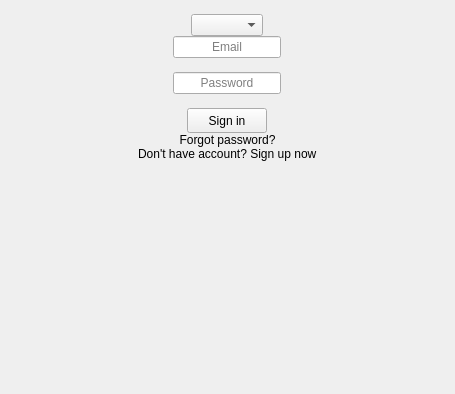
<?xml version="1.0" encoding="UTF-8"?>
<ui version="4.0">
 <class>SignInScreen</class>
 <widget class="QWidget" name="SignInScreen">
  <property name="geometry">
   <rect>
    <x>0</x>
    <y>0</y>
    <width>455</width>
    <height>394</height>
   </rect>
  </property>
  <property name="windowTitle">
   <string>Form</string>
  </property>
  <layout class="QVBoxLayout" name="verticalLayout">
   <property name="spacing">
    <number>0</number>
   </property>
   <property name="leftMargin">
    <number>0</number>
   </property>
   <property name="topMargin">
    <number>0</number>
   </property>
   <property name="rightMargin">
    <number>0</number>
   </property>
   <property name="bottomMargin">
    <number>0</number>
   </property>
   <item alignment="Qt::AlignHCenter">
    <widget class="QLabel" name="lblLogo">
     <property name="sizePolicy">
      <sizepolicy hsizetype="Fixed" vsizetype="Fixed">
       <horstretch>0</horstretch>
       <verstretch>0</verstretch>
      </sizepolicy>
     </property>
    </widget>
   </item>
   <item alignment="Qt::AlignHCenter">
    <widget class="ComboBox" name="cbbServer">
     <property name="sizePolicy">
      <sizepolicy hsizetype="Fixed" vsizetype="Fixed">
       <horstretch>0</horstretch>
       <verstretch>0</verstretch>
      </sizepolicy>
     </property>
     <property name="caption" stdset="0">
      <string>Choose server</string>
     </property>
    </widget>
   </item>
   <item>
    <widget class="QWidget" name="wgtEmailTop" native="true"/>
   </item>
   <item alignment="Qt::AlignHCenter">
    <widget class="QLineEdit" name="edtEmail">
     <property name="alignment">
      <set>Qt::AlignCenter</set>
     </property>
     <property name="placeholderText">
      <string>Email</string>
     </property>
    </widget>
   </item>
   <item alignment="Qt::AlignHCenter">
    <widget class="QLabel" name="lblEmailError">
     <property name="sizePolicy">
      <sizepolicy hsizetype="Preferred" vsizetype="Preferred">
       <horstretch>0</horstretch>
       <verstretch>0</verstretch>
      </sizepolicy>
     </property>
     <property name="text">
      <string/>
     </property>
    </widget>
   </item>
   <item>
    <widget class="QWidget" name="wgtPasswordTop" native="true"/>
   </item>
   <item alignment="Qt::AlignHCenter">
    <widget class="QLineEdit" name="edtPassword">
     <property name="echoMode">
      <enum>QLineEdit::Password</enum>
     </property>
     <property name="alignment">
      <set>Qt::AlignCenter</set>
     </property>
     <property name="readOnly">
      <bool>false</bool>
     </property>
     <property name="placeholderText">
      <string>Password</string>
     </property>
    </widget>
   </item>
   <item alignment="Qt::AlignHCenter">
    <widget class="QLabel" name="lblPasswordError">
     <property name="sizePolicy">
      <sizepolicy hsizetype="Preferred" vsizetype="Fixed">
       <horstretch>0</horstretch>
       <verstretch>0</verstretch>
      </sizepolicy>
     </property>
     <property name="text">
      <string/>
     </property>
    </widget>
   </item>
   <item>
    <widget class="QWidget" name="wgtButtonTop" native="true"/>
   </item>
   <item alignment="Qt::AlignHCenter">
    <widget class="QPushButton" name="btnSignIn">
     <property name="sizePolicy">
      <sizepolicy hsizetype="Fixed" vsizetype="Fixed">
       <horstretch>0</horstretch>
       <verstretch>0</verstretch>
      </sizepolicy>
     </property>
     <property name="minimumSize">
      <size>
       <width>80</width>
       <height>25</height>
      </size>
     </property>
     <property name="focusPolicy">
      <enum>Qt::NoFocus</enum>
     </property>
     <property name="text">
      <string>Sign in</string>
     </property>
    </widget>
   </item>
   <item>
    <widget class="QLabel" name="lblForgotPass">
     <property name="text">
      <string>Forgot password?</string>
     </property>
     <property name="alignment">
      <set>Qt::AlignCenter</set>
     </property>
    </widget>
   </item>
   <item alignment="Qt::AlignHCenter">
    <widget class="QWidget" name="wgtFrameBottom" native="true">
     <property name="sizePolicy">
      <sizepolicy hsizetype="Preferred" vsizetype="Preferred">
       <horstretch>0</horstretch>
       <verstretch>0</verstretch>
      </sizepolicy>
     </property>
     <layout class="QHBoxLayout" name="horizontalLayout">
      <property name="spacing">
       <number>0</number>
      </property>
      <property name="leftMargin">
       <number>0</number>
      </property>
      <property name="topMargin">
       <number>0</number>
      </property>
      <property name="rightMargin">
       <number>0</number>
      </property>
      <property name="bottomMargin">
       <number>0</number>
      </property>
      <item>
       <widget class="QLabel" name="label">
        <property name="text">
         <string>Don't have account?</string>
        </property>
       </widget>
      </item>
      <item>
       <widget class="ClickableLabel" name="lblSignUp">
        <property name="text">
         <string> Sign up now</string>
        </property>
       </widget>
      </item>
     </layout>
    </widget>
   </item>
   <item>
    <spacer name="verticalSpacer">
     <property name="orientation">
      <enum>Qt::Vertical</enum>
     </property>
     <property name="sizeHint" stdset="0">
      <size>
       <width>20</width>
       <height>40</height>
      </size>
     </property>
    </spacer>
   </item>
  </layout>
 </widget>
 <customwidgets>
  <customwidget>
   <class>ClickableLabel</class>
   <extends>QLabel</extends>
   <header>ClickableLabel.h</header>
  </customwidget>
  <customwidget>
   <class>ComboBox</class>
   <extends>QComboBox</extends>
   <header location="global">ComboBox.h</header>
  </customwidget>
 </customwidgets>
 <resources/>
 <connections/>
</ui>
